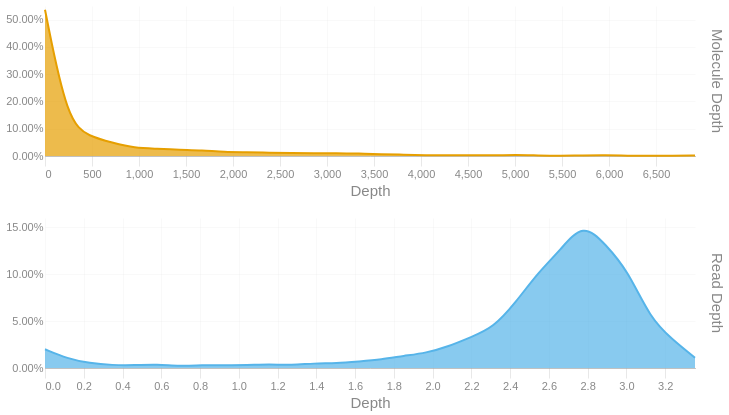

Here is the notebook cell this chart was saved with:
### Code cell
readdep = depth_hist(tb['Read Depth'], q99, 3)
readdep = readdep.with_columns(pl.lit('Read Depth').alias('Metric'))
if not SKIPLR:
    moldep = depth_hist(tb['Molecule Depth'], mol_q99, 1)
    moldep = moldep.with_columns(pl.lit('Molecule Depth').alias('Metric'))
    _hist = pl.concat([readdep, moldep])
    _hist = _hist.filter(pl.col('Proportion') != 0)
    with SafeRender(_hist):
        (
            alt.Chart(_hist)        
            .mark_area(interpolate = "basis")
            .encode(
                x=alt.X('Bin:Q').scale(domainMin=0).axis(alt.Axis(title='Depth')),
                y = alt.Y('Proportion:Q', title = None).axis(format = '.2%'),
                color = alt.Color('Metric:N').legend(None),
                row = alt.Row("Metric:N").header(title = None, labelOrient = 'right'),
                tooltip = [
                    alt.Tooltip("Metric:N", title = "Metric"),
                    alt.Tooltip('Interval:N', title = "Depth Interval"),
                    alt.Tooltip('Proportion:Q', title = "% Alignments").format('.2%')
                ]
            )
            .resolve_scale(x='independent', y='independent')
            .properties(
                height = 150, width = 650,
                usermeta={'embedOptions': {'downloadFileName': f'{samplename}.depth.hist'}}
            )
        ).display()
else:
    readdep = readdep.filter(pl.col('Proportion') != 0)
    with SafeRender(readdep):
        (
            alt.Chart(readdep)        
            .mark_area(interpolate = "basis")
            .encode(
                x=alt.X('Bin:Q').scale(domainMin=0).axis(alt.Axis(title='Depth')),
                y = alt.Y('Proportion:Q', title = None).axis(format = '.2%'),
                tooltip = [
                    alt.Tooltip('Interval:N', title = "Depth Interval"),
                    alt.Tooltip('Proportion:Q', title = "% Alignments").format('.2%')
                ]
            )
            .properties(
                usermeta={'embedOptions': {'downloadFileName': f'{samplename}.depth.hist'}}
            )
        ).display()

### Figure 1 — Vega-Lite specification as saved in the notebook (floating-point values rounded to 4 significant figures)
{"width": 650, "height": 150, "config": {"title": {"anchor": "start", "dy": -15, "fontSize": 18, "color": "#888888", "subtitleColor": "#888888", "subtitleFontSize": 14}, "arc": {"fill": "#0072B2"}, "axis": {"domainColor": "#888888", "domainWidth": 0.5, "gridWidth": 0.2, "grid": false, "titleFontWeight": 400, "titleFontSize": 15, "labelFontSize": 11, "labelColor": "#888888", "tickColor": "#888888", "tickWidth": 0.2, "titleColor": "#888888"}, "axisBand": {"grid": false}, "axisX": {"grid": true, "tickSize": 10, "domainCap": "round"}, "axisY": {"domain": false, "grid": true, "tickSize": 0, "domainCap": "round"}, "background": "transparent", "header": {"labelFontSize": 15, "labelColor": "#888888", "titleFontSize": 15, "titleFontWeight": 600, "titleColor": "#888888"}, "legend": {"labelFont": "sans-serif", "labelFontSize": 12, "labelColor": "#888888", "symbolSize": 100, "symbolType": "circle", "titleFontSize": 12, "titlePadding": 10, "titleColor": "#888888", "title": null}, "range": {"category": ["#E69F00", "#56B4E9", "#009E73", "#F0E442", "#0072B2", "#D55E00", "#CC79A7", "#000000"], "diverging": ["#cfe8f3", "#a2d4ec", "#73bfe2", "#46abdb", "#1696d2", "#12719e"]}, "area": {"fill": "#0072B2", "fillOpacity": 0.7, "line": true, "strokeOpacity": 0.7}, "line": {"color": "#0072B2", "stroke": "#0072B2", "strokeWidth": 2}, "trail": {"color": "#0072B2", "stroke": "#0072B2", "strokeWidth": 0, "size": 1}, "point": {"filled": true, "fillOpacity": 1.0, "size": 95}, "text": {"color": "#888888", "fontSize": 11, "align": "right", "fontWeight": 400, "size": 11}, "bar": {"fill": "#0072B2", "stroke": null}, "view": {"stroke": null, "continuousWidth": 660, "continuousHeight": 400}}, "data": {"name": "data-f8d462d37f91c6f68f045ceff289073b"}, "mark": {"type": "area", "interpolate": "basis"}, "encoding": {"color": {"field": "Metric", "legend": null, "type": "nominal"}, "row": {"field": "Metric", "header": {"title": null, "labelOrient": "right"}, "type": "nominal"}, "tooltip": [{"field": "Metric", "title": "Metric", "type": "nominal"}, {"field": "Interval", "title": "Depth Interval", "type": "nominal"}, {"field": "Proportion", "format": ".2%", "title": "% Alignments", "type": "quantitative"}], "x": {"axis": {"title": "Depth"}, "field": "Bin", "scale": {"domainMin": 0}, "type": "quantitative"}, "y": {"axis": {"format": ".2%"}, "field": "Proportion", "title": null, "type": "quantitative"}}, "resolve": {"scale": {"x": "independent", "y": "independent"}}, "usermeta": {"embedOptions": {"downloadFileName": "S1_Tusket_023.depth.hist"}}, "$schema": "https://vega.github.io/schema/vega-lite/v6.1.0.json", "datasets": {"data-f8d462d37f91c6f68f045ceff289073b": [{"Bin": 0.0, "Interval": "0.0-0.116", "Proportion": 0.02, "Metric": "Read Depth"}, {"Bin": 0.116, "Interval": "0.116-0.231", "Proportion": 0.01, "Metric": "Read Depth"}, {"Bin": 0.231, "Interval": "0.231-0.347", "Proportion": 0.005, "Metric": "Read Depth"}, {"Bin": 0.347, "Interval": "0.347-0.463", "Proportion": 0.003, "Metric": "Read Depth"}, {"Bin": 0.463, "Interval": "0.463-0.578", "Proportion": 0.003, "Metric": "Read Depth"}, {"Bin": 0.578, "Interval": "0.578-0.694", "Proportion": 0.004, "Metric": "Read Depth"}, {"Bin": 0.694, "Interval": "0.694-0.81", "Proportion": 0.002, "Metric": "Read Depth"}, {"Bin": 0.81, "Interval": "0.81-0.925", "Proportion": 0.003, "Metric": "Read Depth"}, {"Bin": 0.925, "Interval": "0.925-1.041", "Proportion": 0.003, "Metric": "Read Depth"}, {"Bin": 1.041, "Interval": "1.041-1.157", "Proportion": 0.003, "Metric": "Read Depth"}, {"Bin": 1.157, "Interval": "1.157-1.272", "Proportion": 0.004, "Metric": "Read Depth"}, {"Bin": 1.272, "Interval": "1.272-1.388", "Proportion": 0.003, "Metric": "Read Depth"}, {"Bin": 1.388, "Interval": "1.388-1.504", "Proportion": 0.005, "Metric": "Read Depth"}, {"Bin": 1.504, "Interval": "1.504-1.619", "Proportion": 0.005, "Metric": "Read Depth"}, {"Bin": 1.619, "Interval": "1.619-1.735", "Proportion": 0.007, "Metric": "Read Depth"}, {"Bin": 1.735, "Interval": "1.735-1.851", "Proportion": 0.009, "Metric": "Read Depth"}, {"Bin": 1.851, "Interval": "1.851-1.966", "Proportion": 0.013, "Metric": "Read Depth"}, {"Bin": 1.966, "Interval": "1.966-2.082", "Proportion": 0.016, "Metric": "Read Depth"}, {"Bin": 2.082, "Interval": "2.082-2.198", "Proportion": 0.023, "Metric": "Read Depth"}, {"Bin": 2.198, "Interval": "2.198-2.313", "Proportion": 0.033, "Metric": "Read Depth"}, {"Bin": 2.313, "Interval": "2.313-2.429", "Proportion": 0.043, "Metric": "Read Depth"}, {"Bin": 2.429, "Interval": "2.429-2.545", "Proportion": 0.07, "Metric": "Read Depth"}, {"Bin": 2.545, "Interval": "2.545-2.66", "Proportion": 0.102, "Metric": "Read Depth"}, {"Bin": 2.66, "Interval": "2.66-2.776", "Proportion": 0.126, "Metric": "Read Depth"}, {"Bin": 2.776, "Interval": "2.776-2.892", "Proportion": 0.155, "Metric": "Read Depth"}, {"Bin": 2.892, "Interval": "2.892-3.007", "Proportion": 0.132, "Metric": "Read Depth"}, {"Bin": 3.007, "Interval": "3.007-3.123", "Proportion": 0.104, "Metric": "Read Depth"}, {"Bin": 3.123, "Interval": "3.123-3.239", "Proportion": 0.053, "Metric": "Read Depth"}, {"Bin": 3.239, "Interval": "3.239-3.354", "Proportion": 0.03, "Metric": "Read Depth"}, {"Bin": 3.354, "Interval": "3.354-3.47", "Proportion": 0.011, "Metric": "Read Depth"}, {"Bin": 0.0, "Interval": "0.0-238.4", "Proportion": 0.536, "Metric": "Molecule Depth"}, {"Bin": 238.4, "Interval": "238.4-476.9", "Proportion": 0.124, "Metric": "Molecule Depth"}, {"Bin": 476.9, "Interval": "476.9-715.3", "Proportion": 0.071, "Metric": "Molecule Depth"}, {"Bin": 715.3, "Interval": "715.3-953.8", "Proportion": 0.049, "Metric": "Molecule Depth"}, {"Bin": 953.8, "Interval": "953.8-1192.2", "Proportion": 0.029, "Metric": "Molecule Depth"}, {"Bin": 1192.0, "Interval": "1192.2-1430.7", "Proportion": 0.027, "Metric": "Molecule Depth"}, {"Bin": 1431.0, "Interval": "1430.7-1669.2", "Proportion": 0.023, "Metric": "Molecule Depth"}, {"Bin": 1669.0, "Interval": "1669.2-1907.6", "Proportion": 0.021, "Metric": "Molecule Depth"}, {"Bin": 1908.0, "Interval": "1907.6-2146.0", "Proportion": 0.015, "Metric": "Molecule Depth"}, {"Bin": 2146.0, "Interval": "2146.0-2384.5", "Proportion": 0.014, "Metric": "Molecule Depth"}, {"Bin": 2384.0, "Interval": "2384.5-2623.0", "Proportion": 0.012, "Metric": "Molecule Depth"}, {"Bin": 2623.0, "Interval": "2623.0-2861.4", "Proportion": 0.011, "Metric": "Molecule Depth"}, {"Bin": 2861.0, "Interval": "2861.4-3099.8", "Proportion": 0.01, "Metric": "Molecule Depth"}, {"Bin": 3100.0, "Interval": "3099.8-3338.3", "Proportion": 0.011, "Metric": "Molecule Depth"}, {"Bin": 3338.0, "Interval": "3338.3-3576.8", "Proportion": 0.009, "Metric": "Molecule Depth"}, {"Bin": 3577.0, "Interval": "3576.8-3815.2", "Proportion": 0.006, "Metric": "Molecule Depth"}, {"Bin": 3815.0, "Interval": "3815.2-4053.6", "Proportion": 0.005, "Metric": "Molecule Depth"}, {"Bin": 4054.0, "Interval": "4053.6-4292.1", "Proportion": 0.003, "Metric": "Molecule Depth"}, {"Bin": 4292.0, "Interval": "4292.1-4530.6", "Proportion": 0.002, "Metric": "Molecule Depth"}, {"Bin": 4531.0, "Interval": "4530.6-4769.0", "Proportion": 0.003, "Metric": "Molecule Depth"}, {"Bin": 4769.0, "Interval": "4769.0-5007.4", "Proportion": 0.002, "Metric": "Molecule Depth"}, {"Bin": 5007.0, "Interval": "5007.4-5245.9", "Proportion": 0.004, "Metric": "Molecule Depth"}, {"Bin": 5246.0, "Interval": "5245.9-5484.3", "Proportion": 0.002, "Metric": "Molecule Depth"}, {"Bin": 5484.0, "Interval": "5484.3-5722.8", "Proportion": 0.001, "Metric": "Molecule Depth"}, {"Bin": 5723.0, "Interval": "5722.8-5961.2", "Proportion": 0.002, "Metric": "Molecule Depth"}, {"Bin": 5961.0, "Interval": "5961.2-6199.7", "Proportion": 0.003, "Metric": "Molecule Depth"}, {"Bin": 6200.0, "Interval": "6199.7-6438.2", "Proportion": 0.001, "Metric": "Molecule Depth"}, {"Bin": 6438.0, "Interval": "6438.2-6676.6", "Proportion": 0.001, "Metric": "Molecule Depth"}, {"Bin": 6677.0, "Interval": "6676.6-6915.0", "Proportion": 0.001, "Metric": "Molecule Depth"}, {"Bin": 6915.0, "Interval": "6915.0-7153.5", "Proportion": 0.002, "Metric": "Molecule Depth"}]}}
